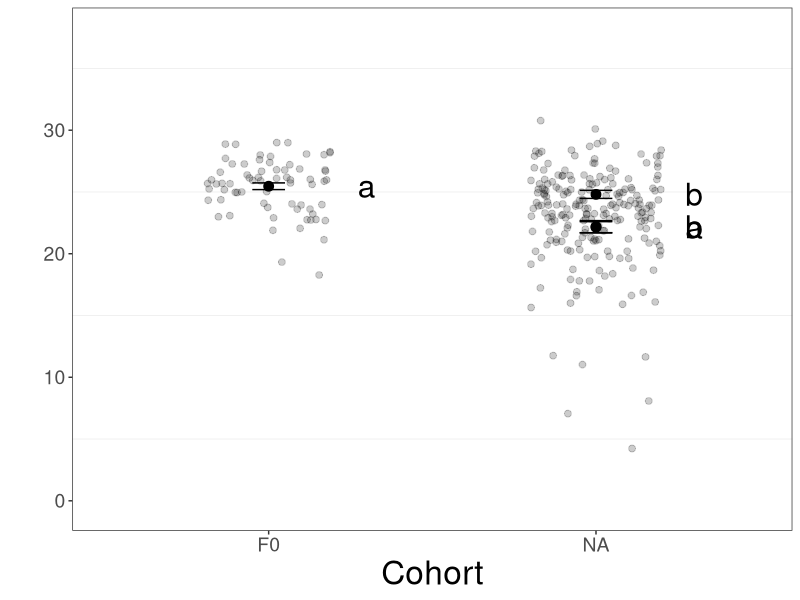
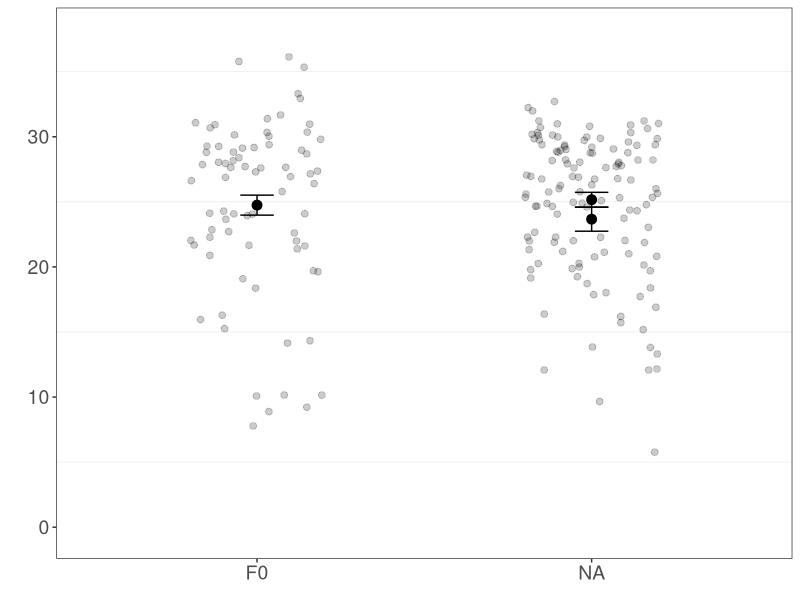
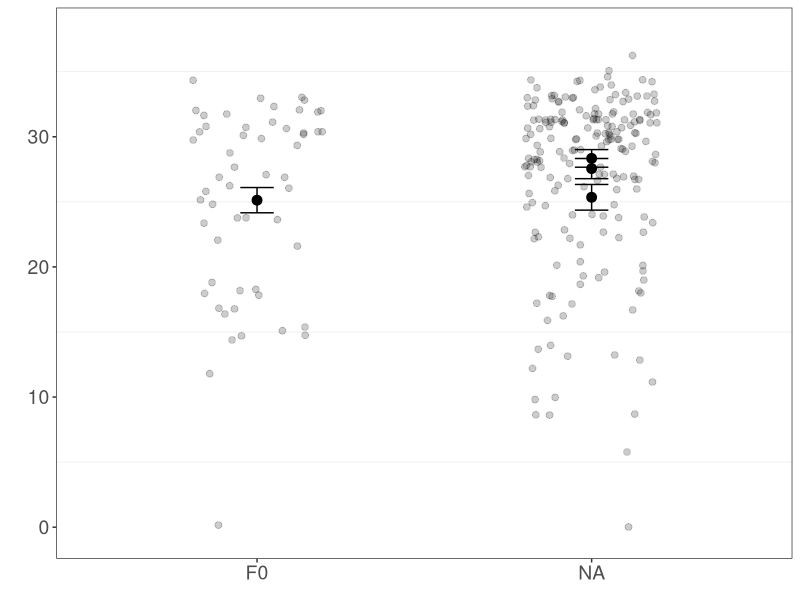
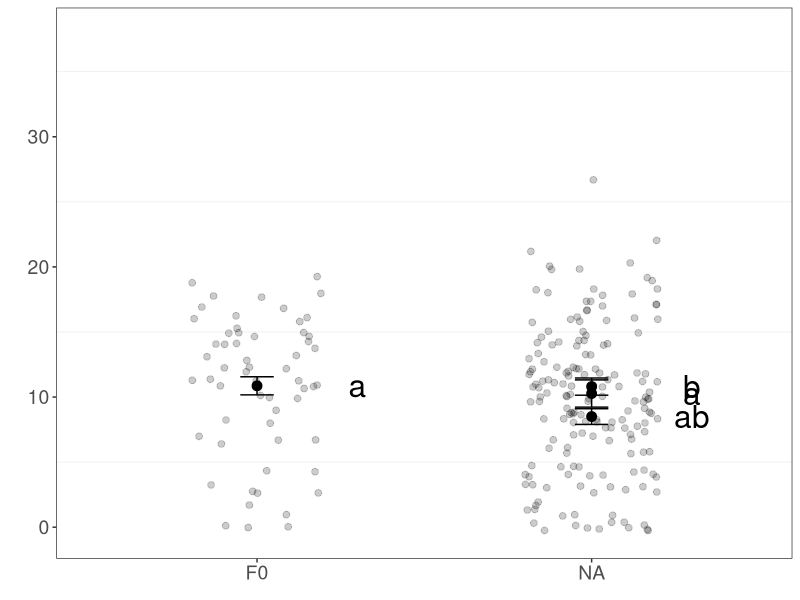
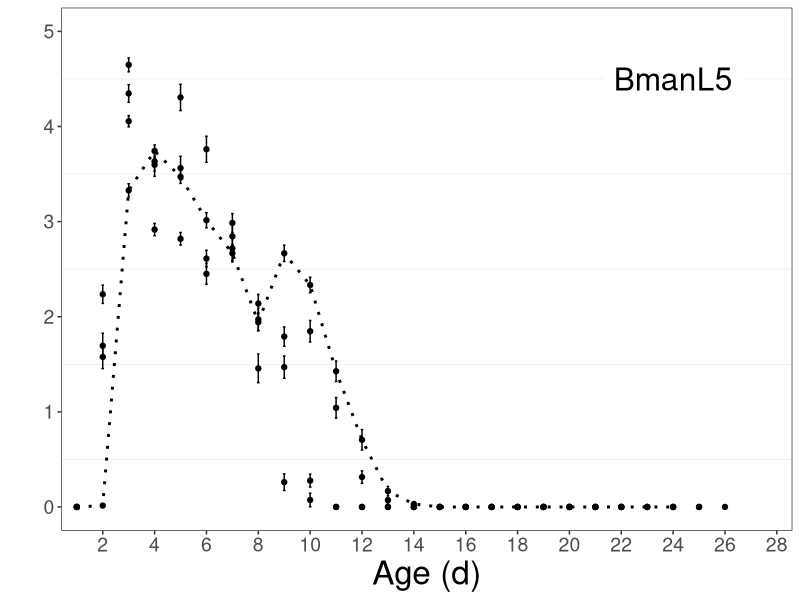
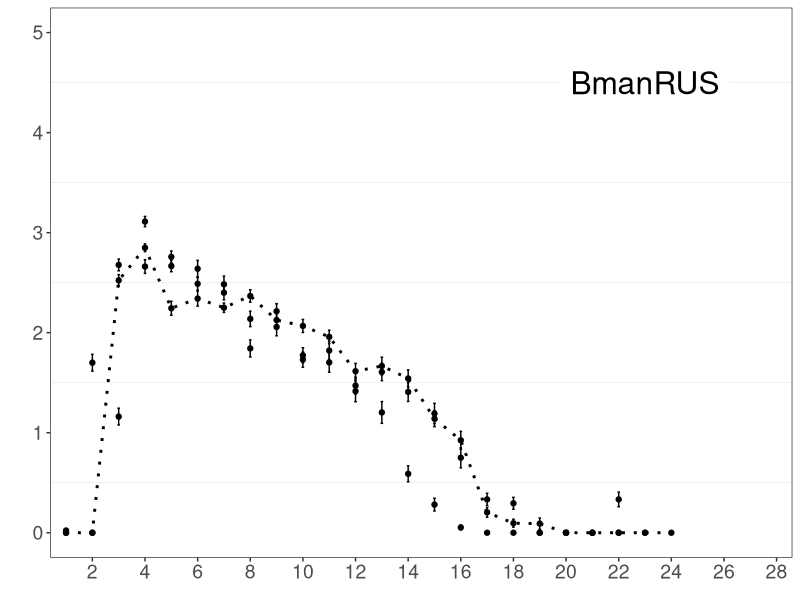
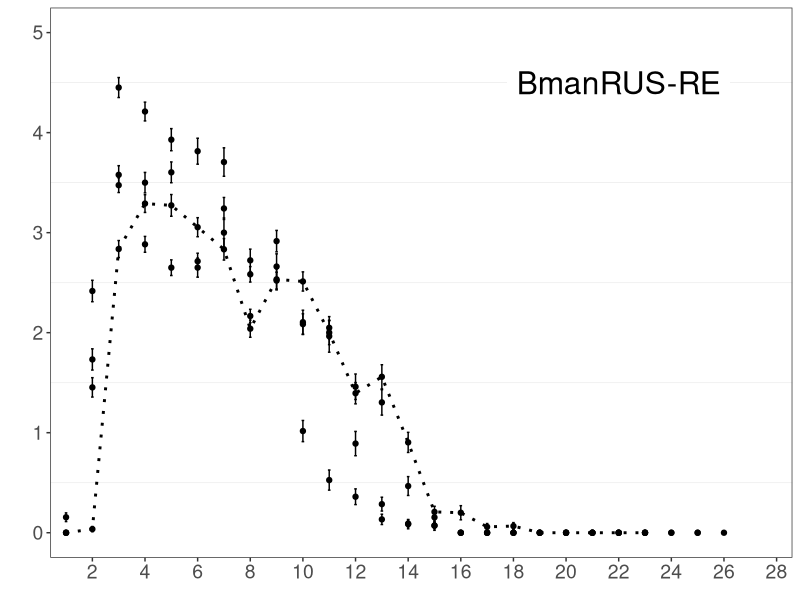
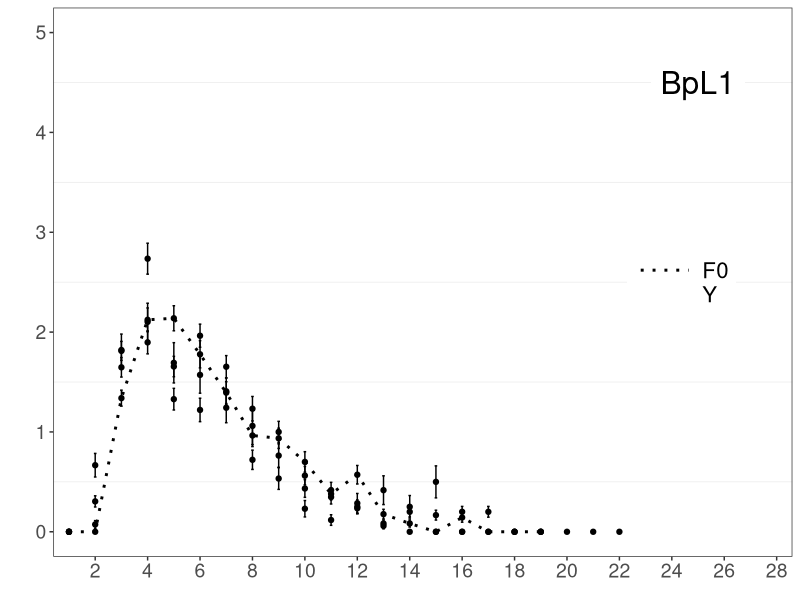

The R script that drew these images, in order:
# Code for analyzing lifetime reproductive output (LRO), maximum daily reproduction (MDR), time of 50% LRO

# Required packages:
library(tidyverse)
library(reshape2)
library(car)
library(grid)
library(ggpubr)

# Loading and reformatting data--------------------------------------------------------------------

neonate_data <- read_csv("neonates.csv")

# Changing the order of the factors
neonate_data <- neonate_data[with(neonate_data, order(generation, maternal_age, strain)),]

# Removing censored individuals (we were not able to quantify their LRO, lost before natural death)
neonate_data_no_censor <- filter(neonate_data, censor != 0)

# Modifying the dataset from wide to long format (needed for plotting and analysis):
neo_long_nc <- melt(data = neonate_data_no_censor,
                    id.vars = c("generation", "maternal_age", "strain", "plate", "well"),
                    variable.name = "day",
                    value.name = "num_neonates")

# Removing 'censor' altogether, not needed after censored individuals are removed
neo_long_nc <- filter(neo_long_nc, day != "censor")

# Calculating and analyzing lifetime reproductive output (LRO) per individual-----------------------

# Calculating LRO, maximum LRO, and 50% LRO (needed for downstream analyses)
LRO_per_ind <- neo_long_nc %>%
  group_by(generation, maternal_age, strain, plate, well) %>%
  summarize(LRO = sum(num_neonates, na.rm = TRUE),
            max_RO = max(num_neonates, na.rm = TRUE),
            fifty_percent_LRO = (sum(num_neonates, na.rm = TRUE))*0.5)

LRO_per_ind$final_line <- paste(LRO_per_ind$generation,
                                      LRO_per_ind$maternal_age,
                                      LRO_per_ind$strain)

LRO_per_ind$maternal_age <- factor(LRO_per_ind$maternal_age)

# Summary statistics for LRO and maximum LRO
LRO_summary <- LRO_per_ind %>%
  group_by(generation, maternal_age, strain) %>%
  summarize(
    mean=mean(LRO, na.rm = TRUE), 
    med=median(LRO, na.rm = TRUE),
    SE=sd(LRO, na.rm =TRUE)/sqrt(length(!is.na(LRO))),
    n=length(LRO),
    mean_max=mean(max_RO, na.rm=TRUE),
    SE_max=sd(max_RO, na.rm =TRUE)/sqrt(length(!is.na(max_RO))),
    med_max=median(max_RO, na.rm = TRUE),
    min=min(LRO, na.rm=TRUE),
    max=max(LRO, na.rm=TRUE),
    var=var(LRO, na.rm = TRUE))

LRO_summary$final_line <- paste(LRO_summary$generation, # needed for plotting later
                                LRO_summary$maternal_age,
                                LRO_summary$strain)

LRO_summary$maternal_age <- factor(LRO_summary$maternal_age)

# Statistical analyses for LRO - Kruskal-Wallis rank sum tests and pairwise Wilcoxon rank sum tests, conducted within each strain:

# BmanL5:
LRO_L5 <- filter(LRO_per_ind, strain == "L5")

kruskal.test(LRO ~ final_line, data = LRO_L5)
pairwise.wilcox.test(LRO_L5$LRO, LRO_L5$final_line,
                     p.adjust.method = "BH")

# BmanRUS:
LRO_RUS <- filter(LRO_per_ind, strain == "RUS")

kruskal.test(LRO ~ final_line, data = LRO_RUS)
pairwise.wilcox.test(LRO_RUS$LRO, LRO_RUS$final_line,
                     p.adjust.method = "BH")

# BmanRUS-RE:
LRO_RUS_RE <- filter(LRO_per_ind, strain == "RUS-RE")

kruskal.test(LRO ~ final_line, data = LRO_RUS_RE)
pairwise.wilcox.test(LRO_RUS_RE$LRO, LRO_RUS_RE$final_line,
                     p.adjust.method = "BH")

# BpL1:
LRO_BpL1 <- filter(LRO_per_ind, strain == "BpL1")

kruskal.test(LRO ~ final_line, data = LRO_BpL1)
pairwise.wilcox.test(LRO_BpL1$LRO, LRO_BpL1$final_line,
                     p.adjust.method = "BH")

# LRO Figures--------------------------------------------------------------

# BmanL5:
wilcox_L5 <- c("a","a","b","b") # from pairwise analyses

LRO_sum_L5 <- filter(LRO_summary, strain == "L5")

LRO_sum_L5$final_line <- factor(LRO_sum_L5$final_line, levels = c("F0 NA L5", "F1 3 L5", "F1 6 L5", "F1 10 L5"), labels = c("F0", "Y", "M","O"))

LRO_per_ind_L5 <- filter(LRO_per_ind, strain == "L5")

LRO_per_ind_L5$final_line <- factor(LRO_per_ind_L5$final_line, levels = c("F0 NA L5", "F1 3 L5", "F1 6 L5", "F1 10 L5"), labels = c("F0", "Y", "M","O"))

# Plotting means and SE
LRO_raw <- ggplot(data = LRO_sum_L5, mapping = aes(x = final_line, y = mean))+
  geom_point(size = 3) +
  geom_errorbar(data = LRO_sum_L5, 
                aes(x = final_line, ymin=mean-SE, ymax=mean+SE), width=0.1) +
  geom_text(label=wilcox_L5, 
            nudge_x = 0.3,
            size = 8)

# Plotting the raw data points
LRO_combo <- LRO_raw +
  geom_jitter(data = LRO_per_ind_L5, aes(x = final_line, y = LRO),
              width=.2, alpha=0.2, size = 2)

LRO_L5_plot <- LRO_combo + 
  ylab("") +
  xlab("Cohort") +
  ylim(c(-0.5,38)) +
  theme_bw() +
  theme(panel.grid.major = element_blank(),
        axis.title=element_text(size=24), 
        axis.text=element_text(size=14))
LRO_L5_plot

# BmanRUS:
LRO_sum_RUS <- filter(LRO_summary, strain == "RUS")

LRO_sum_RUS$final_line <- factor(LRO_sum_RUS$final_line, levels = c("F0 NA RUS", "F1 3 RUS", "F1 11 RUS"), labels = c("F0", "Y","O"))

LRO_per_ind_RUS <- filter(LRO_per_ind, strain == "RUS")

LRO_per_ind_RUS$final_line <- factor(LRO_per_ind_RUS$final_line, levels = c("F0 NA RUS", "F1 3 RUS", "F1 11 RUS"), labels = c("F0", "Y","O"))

# Plotting means and SE
LRO_raw <- ggplot(data = LRO_sum_RUS, mapping = aes(x = final_line, y = mean))+
  geom_point(size = 3) +
  geom_errorbar(data = LRO_sum_RUS, 
                aes(x = final_line, ymin=mean-SE, ymax=mean+SE), width=0.1)

# Plotting the raw data points
LRO_combo <- LRO_raw +
  geom_jitter(data = LRO_per_ind_RUS, aes(x = final_line, y = LRO),
              width=.2, alpha=0.2, size = 2)

LRO_RUS_plot <- LRO_combo + 
  ylab("") +
  xlab(element_blank()) +
  ylim(c(-0.5,38)) +
  theme_bw() +
  theme(panel.grid.major = element_blank(),
        axis.text=element_text(size=14))
LRO_RUS_plot

# BmanRUS-RE:
LRO_sum_RUS_RE <- filter(LRO_summary, strain == "RUS-RE")

LRO_sum_RUS_RE$final_line <- factor(LRO_sum_RUS_RE$final_line, levels = c("F0 NA RUS-RE", "F1 3 RUS-RE", "F1 6 RUS-RE", "F1 10 RUS-RE"), labels = c("F0", "Y", "M","O"))

LRO_per_ind_RUS_RE <- filter(LRO_per_ind, strain == "RUS-RE")

LRO_per_ind_RUS_RE$final_line <- factor(LRO_per_ind_RUS_RE$final_line, levels = c("F0 NA RUS-RE", "F1 3 RUS-RE", "F1 6 RUS-RE", "F1 10 RUS-RE"), labels = c("F0", "Y", "M","O"))

# Plotting means and SE
LRO_raw <- ggplot(data = LRO_sum_RUS_RE, mapping = aes(x = final_line, y = mean))+
  geom_point(size = 3) +
  geom_errorbar(data = LRO_sum_RUS_RE, 
                aes(x = final_line, ymin=mean-SE, ymax=mean+SE), width=0.1)

# Plotting the raw data points
LRO_combo <- LRO_raw +
  geom_jitter(data = LRO_per_ind_RUS_RE, aes(x = final_line, y = LRO),
              width=.2, alpha=0.2, size = 2)

LRO_RUS_RE_plot <- LRO_combo + 
  ylab("") +
  xlab(element_blank()) +
  ylim(c(-0.5,38)) +
  theme_bw() +
  theme(panel.grid.major = element_blank(),
        axis.text=element_text(size=14))
LRO_RUS_RE_plot

#BpL1:
wilcox_bp <- c("a","b","a","ab") # from pairwise analyses

LRO_sum_BpL1 <- filter(LRO_summary, strain == "BpL1")

LRO_sum_BpL1$final_line <- factor(LRO_sum_BpL1$final_line, levels = c("F0 NA BpL1", "F1 3 BpL1", "F1 6 BpL1", "F1 9 BpL1"), labels = c("F0", "Y", "M","O"))

LRO_per_ind_BpL1 <- filter(LRO_per_ind, strain == "BpL1")

LRO_per_ind_BpL1$final_line <- factor(LRO_per_ind_BpL1$final_line, levels = c("F0 NA BpL1", "F1 3 BpL1", "F1 6 BpL1", "F1 9 BpL1"), labels = c("F0", "Y", "M","O"))

# Plotting means and SE
LRO_raw <- ggplot(data = LRO_sum_BpL1, mapping = aes(x = final_line, y = mean))+
  geom_point(size = 3) +
  geom_errorbar(data = LRO_sum_BpL1, 
                aes(x = final_line, ymin=mean-SE, ymax=mean+SE), width=0.1) +
  geom_text(label=wilcox_bp, 
            nudge_x = 0.3,
            size = 8)

# Plotting the raw data points
LRO_combo <- LRO_raw +
  geom_jitter(data = LRO_per_ind_BpL1, aes(x = final_line, y = LRO),
              width=.2, alpha=0.2, size = 2)

LRO_Bp_plot <- LRO_combo + 
  ylab("") +
  xlab(element_blank()) +
  ylim(c(-0.5,38)) +
  theme_bw() +
  theme(panel.grid.major = element_blank(),
        axis.text=element_text(size=14))
LRO_Bp_plot

# Plotting daily reproduction over time---------------------------------------------

# Summarizing reproductive output across individuals, per day - includes censored individuals (their daily reproduction before loss is informative here)

# Changing the original dataset (including censored individuals) from wide to long format
neo_long <- melt(data = neonate_data,
                    id.vars = c("generation", "maternal_age", "strain", "plate", "well"),
                    variable.name = "day",
                    value.name = "num_neonates")

neo_long <- filter(neo_long, day != "censor")

# Calculating the mean number of neonates produced across all individuals, per day
RO_per_day <- neo_long %>%
  group_by(generation, maternal_age, strain, day) %>%
  summarize(total_offspring_per_day = sum(num_neonates, na.rm = TRUE),
            mean = mean(num_neonates, na.rm = TRUE),
            SE = sd(num_neonates, na.rm =   
                      TRUE)/sqrt(length(!is.na(num_neonates))))

RO_per_day$final_line <- paste(RO_per_day$generation,
                           RO_per_day$maternal_age,
                           RO_per_day$strain)

# Plotting for each strain:
# BmanL5:
RO_L5 <- filter(RO_per_day, strain == "L5")

RO_L5$final_line <- factor(RO_L5$final_line, levels = c("F0 NA L5", "F1 3 L5", "F1 6 L5", "F1 10 L5"))

RO_raw <- ggplot(data=RO_L5, aes(x=day, y=mean)) + 
  geom_point(aes(group = final_line), size = 1.5) +
  geom_errorbar(aes(x=day, ymin=mean-SE, ymax=mean+SE), width=0.1)

RO_combo <- RO_raw+
  geom_line(data=RO_L5, aes(x=day, y=mean, color = final_line, linetype = final_line, group=final_line), size = 1) +
  scale_color_manual(values = c("black", "black", "#999999", "#0072B2"), labels = c("F0","Y","M","O")) +
  scale_linetype_manual(values = c("dotted","solid","solid", "solid"),labels = c("F0","Y","M","O")) +  geom_label(
    label="BmanL5", 
    size = 8,
    x=24,
    y=4.5,
    label.size = 0,
    color = "black")

RO_L5_plot_time <- RO_combo + 
  ylab("") +
  ylim(c(0,5)) +
  xlab("Age (d)") +
  scale_x_discrete(breaks=seq(0,28,2)) +
  theme_bw() +
  theme(panel.grid.major = element_blank(), 
        axis.title=element_text(size=24), 
        axis.text=element_text(size=14),
        legend.position = "none")
RO_L5_plot_time

# BmanRUS:
RO_RUS <- filter(RO_per_day, strain == "RUS")

RO_RUS$final_line <- factor(RO_RUS$final_line, levels = c("F0 NA RUS", "F1 3 RUS", "F1 11 RUS"))

RO_raw <- ggplot(data=RO_RUS, aes(x=day, y=mean)) + 
  geom_point(aes(group = final_line), size = 1.5) +
  geom_errorbar(aes(x=day, ymin=mean-SE, ymax=mean+SE), width=0.1)

RO_combo <- RO_raw+
  geom_line(data=RO_RUS, aes(x=day, y=mean, color = final_line, linetype = final_line, group=final_line), size = 1) +
  scale_color_manual(values = c("black", "black","#0072B2"), labels = c("F0","Y", "O")) +
  scale_linetype_manual(values = c("dotted","solid","solid"),labels = c("F0","Y", "O")) +
  geom_label(
    label="BmanRUS", 
    size = 8,
    x=23,
    y=4.5,
    label.size = 0,
    color = "black")

RO_RUS_plot_time <- RO_combo + 
  ylab("") +
  xlab(element_blank()) +
  ylim(c(0,5)) +
  scale_x_discrete(breaks=seq(0,28,2)) +
  theme_bw() +
  theme(panel.grid.major = element_blank(), 
        axis.title=element_text(size=16, face="bold"), 
        axis.text=element_text(size=14),
        legend.position = "none")
RO_RUS_plot_time

# BmanRUS-RE:
RO_RUS_RE <- filter(RO_per_day, strain == "RUS-RE")

RO_RUS_RE$final_line <- factor(RO_RUS_RE$final_line, levels = c("F0 NA RUS-RE", "F1 3 RUS-RE", "F1 6 RUS-RE", "F1 10 RUS-RE"))

RO_raw <- ggplot(data=RO_RUS_RE, aes(x=day, y=mean)) + 
  geom_point(aes(group = final_line), size = 1.5) +
  geom_errorbar(aes(x=day, ymin=mean-SE, ymax=mean+SE), width=0.1)

RO_combo <- RO_raw+
  geom_line(data=RO_RUS_RE, aes(x=day, y=mean, color = final_line, linetype = final_line, group=final_line), size = 1) +
  scale_color_manual(values = c("black", "black","#999999","#0072B2"), labels = c("F0","Y","M","O")) +
  scale_linetype_manual(values = c("dotted","solid","solid","solid"),labels = c("F0","Y","M","O")) + geom_label(
    label="BmanRUS-RE", 
    size = 8,
    x=22,
    y=4.5,
    label.size = 0,
    color = "black")

RO_RUS_RE_time <- RO_combo + 
  ylab("") +
  xlab(element_blank()) +
  ylim(c(0,5)) +
  scale_x_discrete(breaks=seq(0,28,2)) +
  theme_bw() +
  theme(panel.grid.major = element_blank(), 
        axis.title=element_text(size=16, face="bold"), 
        axis.text=element_text(size=14),
        legend.position = "none")
RO_RUS_RE_time

# BpL1:
RO_BpL1 <- filter(RO_per_day, strain == "BpL1")

RO_BpL1$final_line <- factor(RO_BpL1$final_line, levels = c("F0 NA BpL1", "F1 3 BpL1", "F1 6 BpL1", "F1 9 BpL1"))

RO_raw <- ggplot(data=RO_BpL1, aes(x=day, y=mean)) + 
  geom_point(aes(group = final_line), size = 1.5) +
  geom_errorbar(aes(x=day, ymin=mean-SE, ymax=mean+SE), width=0.1)

RO_combo <- RO_raw +
  geom_line(data=RO_BpL1, aes(x=day, y=mean, color = final_line, linetype = final_line, group=final_line), size = 1) +
  scale_color_manual(values = c("black", "black","#999999","#0072B2"), labels = c("F0","Y","M","O")) +
  scale_linetype_manual(values = c("dotted","solid","solid","solid"),labels = c("F0","Y","M","O")) + geom_label(
    label="BpL1", 
    size = 8,
    x=25,
    y=4.5,
    label.size = 0,
    color = "black")

RO_Bp_plot_time <- RO_combo + 
  ylab("") +
  xlab(element_blank()) +
  ylim(c(0,5)) +
  scale_x_discrete(breaks=seq(0,28,2)) +
  theme_bw() +
  theme(panel.grid.major = element_blank(), 
        axis.title=element_text(size=18, face="bold"), 
        axis.text=element_text(size=14),
        legend.position = c(.85,.5),
        legend.title = element_blank(),
        legend.key.width = unit(3, "line"),
        legend.text=element_text(size=16))
RO_Bp_plot_time

# Combined reproductive output multipanel figure (reproducing figure in the manuscript)--------------

tiff("LRO.tiff", units="in", width=12, height=12, res=1200)

RO_curves <- ggarrange(RO_Bp_plot_time, RO_RUS_plot_time,
                        RO_RUS_RE_time, RO_L5_plot_time, 
                        ncol = 1, nrow = 4,
                        labels = c("B","D","F","H"),
                        font.label = list(size = 18),
                        hjust = -0.25)

RO_curves <- annotate_figure(RO_curves, left = textGrob(expression(paste("Offspring ind"^"-1"*"day"^"-1")), 
                                                        rot = 90, gp = gpar(fontsize = 24)))

LRO_summary <- ggarrange(LRO_Bp_plot, LRO_RUS_plot,
                            LRO_RUS_RE_plot, LRO_L5_plot, 
                            ncol = 1, nrow = 4,
                            labels = c("A","C","E","G"),
                            font.label = list(size = 18),
                            hjust = -0.25,
                            common.legend = TRUE, legend = "top")

LRO_summary <- annotate_figure(LRO_summary, left = textGrob(expression(paste("Lifetime reproductive output (offspring ind"^"-1"*")")), 
                                                            rot = 90, gp = gpar(fontsize = 24)))

big_boi <- ggarrange(LRO_summary, RO_curves,
                     ncol = 2, nrow = 1)
big_boi
dev.off()

# Maximum daily reproduction (MDR) analyses--------------------------------------------------

# BmanL5:
kruskal.test(max_RO ~ final_line, data = LRO_L5)
pairwise.wilcox.test(LRO_L5$max_RO, LRO_L5$final_line,
                     p.adjust.method = "BH")

# BmanRUS:
kruskal.test(max_RO ~ final_line, data = LRO_RUS)
pairwise.wilcox.test(LRO_RUS$max_RO, LRO_RUS$final_line,
                     p.adjust.method = "BH")

# BmanRUS-RE:
kruskal.test(max_RO ~ final_line, data = LRO_RUS_RE)
pairwise.wilcox.test(LRO_RUS_RE$max_RO, LRO_RUS_RE$final_line,
                     p.adjust.method = "BH")

# BpL1:
kruskal.test(max_RO ~ final_line, data = LRO_BpL1)
pairwise.wilcox.test(LRO_BpL1$max_RO, LRO_BpL1$final_line,
                     p.adjust.method = "BH")

# Calculating and analyzing timing of the production of 50% of LRO-----------------------------

# Calculating cumulative reproduction PER INDIVIDUAL:
# Then getting the day when 50% of lifetime fecundity was reached:
  
neo_long_nc <- neo_long_nc[with(neo_long_nc, order(generation, maternal_age, strain, plate, well)),]

neo_long_nc <- neo_long_nc %>%
  group_by(generation, maternal_age, strain, plate, well) %>%
  mutate(cum_RO = cumsum(num_neonates))

# Removing individuals with a LRO of zero (not relevant here)
LRO_per_ind <- filter(LRO_per_ind, LRO != 0)

neo_merge <- merge(LRO_per_ind, neo_long_nc, by = c("generation","maternal_age","strain","plate","well"))

sub <- subset(neo_merge, cum_RO >= fifty_percent_LRO , select = c(generation,maternal_age,strain,plate,well,LRO,fifty_percent_LRO,day,cum_RO))

sub$day <- as.numeric(sub$day)

# Contains the time of 50% LRO production (d) for each individual
sub_summ <- sub %>%
  group_by(generation, maternal_age, strain, plate, well) %>%
  summarize(time_fifty = min(day))

# Summarizing time of 50% LRO:
LRO_50_summary <- sub_summ %>%
  group_by(generation, maternal_age, strain) %>%
  summarize(
    mean=mean(time_fifty, na.rm = TRUE), 
    med=median(time_fifty, na.rm = TRUE),
    SE=sd(time_fifty, na.rm =TRUE)/sqrt(length(!is.na(time_fifty))))
LRO_50_summary

# Statistics:

sub_summ$final_line <- paste(sub_summ$generation,
                                sub_summ$maternal_age,
                                sub_summ$strain)
# BmanL5:
fifty_L5 <- filter(sub_summ, strain == "L5")

kruskal.test(time_fifty ~ final_line, data = fifty_L5)
pairwise.wilcox.test(fifty_L5$time_fifty, fifty_L5$final_line,
                     p.adjust.method = "BH")

# BmanRUS:
fifty_RUS <- filter(sub_summ, strain == "RUS")

kruskal.test(time_fifty ~ final_line, data = fifty_RUS)
pairwise.wilcox.test(fifty_RUS$time_fifty, fifty_RUS$final_line,
                     p.adjust.method = "BH")

# BmanRUS-RE:
fifty_RUS_RE <- filter(sub_summ, strain == "RUS-RE")

kruskal.test(time_fifty ~ final_line, data = fifty_RUS_RE)
pairwise.wilcox.test(fifty_RUS_RE$time_fifty, fifty_RUS_RE$final_line,
                     p.adjust.method = "BH")

# BpL1:
fifty_BpL1 <- filter(sub_summ, strain == "BpL1")

kruskal.test(time_fifty ~ final_line, data = fifty_BpL1)
pairwise.wilcox.test(fifty_BpL1$time_fifty, fifty_BpL1$final_line,
                     p.adjust.method = "BH")
# F0 differs from the F1 generation, but no differences within the F1 cohorts

